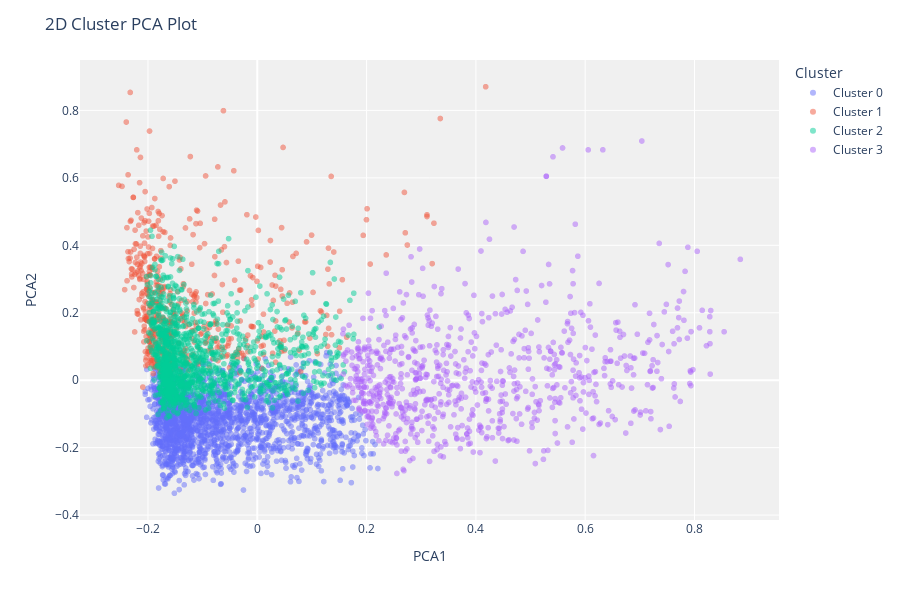

This figure's notebook cell:
### Code cell
plot_model(model=kmeans,plot='cluster',label=False)
#save=True, lets us save the image as HTML in our root directory

### Figure 1 — Plotly figure (JSON) as saved in the notebook; plotly's stock layout.template omitted (floating-point values rounded to 4 significant figures; data arrays with more than 128 entries replaced by an {"elided": "..."} marker saying what was removed)
{"data": [{"customdata": {"elided": "1926x1 float values"}, "hovertemplate": "Cluster=Cluster 0<br>PCA1=%{x}<br>PCA2=%{y}<br>Feature=%{customdata[0]}<extra></extra>", "legendgroup": "Cluster 0", "marker": {"color": "#636efa", "opacity": 0.5, "symbol": "circle"}, "mode": "markers", "name": "Cluster 0", "showlegend": true, "textposition": "top center", "type": "scattergl", "x": {"elided": "1926 float values"}, "xaxis": "x", "y": {"elided": "1926 float values"}, "yaxis": "y"}, {"customdata": {"elided": "553x1 float values"}, "hovertemplate": "Cluster=Cluster 1<br>PCA1=%{x}<br>PCA2=%{y}<br>Feature=%{customdata[0]}<extra></extra>", "legendgroup": "Cluster 1", "marker": {"color": "#EF553B", "opacity": 0.5, "symbol": "circle"}, "mode": "markers", "name": "Cluster 1", "showlegend": true, "textposition": "top center", "type": "scattergl", "x": {"elided": "553 float values"}, "xaxis": "x", "y": {"elided": "553 float values"}, "yaxis": "y"}, {"customdata": {"elided": "1294x1 float values"}, "hovertemplate": "Cluster=Cluster 2<br>PCA1=%{x}<br>PCA2=%{y}<br>Feature=%{customdata[0]}<extra></extra>", "legendgroup": "Cluster 2", "marker": {"color": "#00cc96", "opacity": 0.5, "symbol": "circle"}, "mode": "markers", "name": "Cluster 2", "showlegend": true, "textposition": "top center", "type": "scattergl", "x": {"elided": "1294 float values"}, "xaxis": "x", "y": {"elided": "1294 float values"}, "yaxis": "y"}, {"customdata": {"elided": "782x1 float values"}, "hovertemplate": "Cluster=Cluster 3<br>PCA1=%{x}<br>PCA2=%{y}<br>Feature=%{customdata[0]}<extra></extra>", "legendgroup": "Cluster 3", "marker": {"color": "#ab63fa", "opacity": 0.5, "symbol": "circle"}, "mode": "markers", "name": "Cluster 3", "showlegend": true, "textposition": "top center", "type": "scattergl", "x": {"elided": "782 float values"}, "xaxis": "x", "y": {"elided": "782 float values"}, "yaxis": "y"}], "layout": {"height": 600, "legend": {"title": {"text": "Cluster"}, "tracegroupgap": 0}, "margin": {"t": 60}, "plot_bgcolor": "rgb(240,240,240)", "title": {"text": "2D Cluster PCA Plot"}, "xaxis": {"anchor": "y", "domain": [0, 1], "title": {"text": "PCA1"}}, "yaxis": {"anchor": "x", "domain": [0, 1], "title": {"text": "PCA2"}}}}
